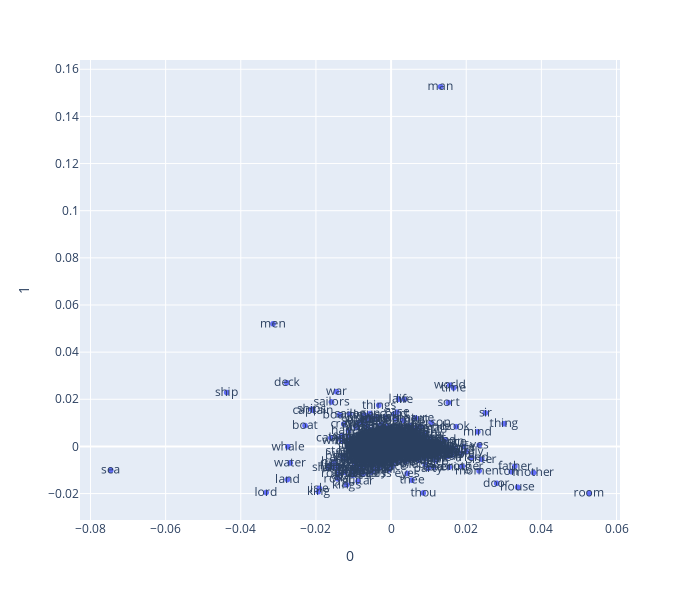

Write notebook code for a chart like this one.
### Code cell
px.scatter(PHI_LOADINGS.reset_index(), 0, 1, text='term_str', height=600, width=700)

### Figure 1 — Plotly figure (JSON) as saved in the notebook; plotly's stock layout.template omitted (floating-point values rounded to 4 significant figures; data arrays with more than 128 entries replaced by an {"elided": "..."} marker saying what was removed)
{"data": [{"hovertemplate": "0=%{x}<br>1=%{y}<br>term_str=%{text}<extra></extra>", "legendgroup": "", "marker": {"color": "#636efa", "symbol": "circle"}, "mode": "markers+text", "name": "", "showlegend": false, "text": {"elided": "4000 str values"}, "type": "scattergl", "x": {"elided": "4000 float values"}, "xaxis": "x", "y": {"elided": "4000 float values"}, "yaxis": "y"}], "layout": {"height": 600, "legend": {"tracegroupgap": 0}, "margin": {"t": 60}, "width": 700, "xaxis": {"anchor": "y", "autorange": true, "domain": [0, 1], "range": [-0.08279, 0.06093], "title": {"text": "0"}, "type": "linear"}, "yaxis": {"anchor": "x", "autorange": true, "domain": [0, 1], "range": [-0.03121, 0.1639], "title": {"text": "1"}, "type": "linear"}}}
